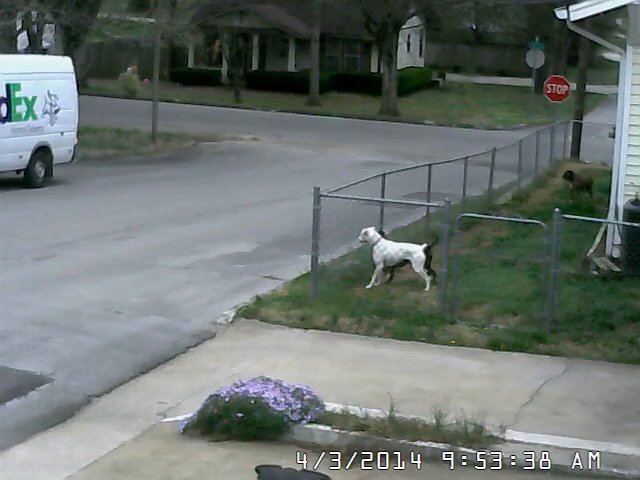
#> input picture frame 182 of lecture_3/03_image_sequences/input/Sometimes Security Cameras catch a gem.mp4, 640 x 480 px
$ python 4_video_processing.py
#> lines starting #> are read from the running program, lines starting #| are printed output that depends on the picture; after the words box and inside, x2 and y2 are one past the last pixel; in counts of white or black regions, pixels touching at a corner belong together
### lecture_3/03_image_sequences/src/lsdp_tools.py
import cv2

class FrameIterator():
    def __init__(self, filename):
        self.cap = cv2.VideoCapture(filename)
        assert self.cap.isOpened(), "Could not open video stream."

    def frame_generator(self):
        # Define a generator that yields frames from the video
        while(1):
            ret, frame = self.cap.read()
            if ret is not True:
                break
            yield frame
        self.cap.release()

### lecture_3/03_image_sequences/src/4_video_processing.py
import numpy as np
import cv2 as cv
import matplotlib.pyplot as plt
from lsdp_tools import FrameIterator


# [4 lines left out: function draw_points, not called in this run]


def add_frame_counter(frame, counter, org, font, font_scale, color, thickness):
    """Add a frame counter as text to the frame."""
    return cv.putText(frame, "%d" % counter, org, font, font_scale, color, thickness, cv.LINE_AA)


def extract_colors(frame, points):
    """Extract RGB color values for the given points in the frame."""
    return [frame[point[1], point[0]].tolist() for point in points]


def motion_detector_acc(frame, accumulator_image, frame_count):
    """Detect motion by comparing the current frame with the average of earlier frames."""
    if accumulator_image is None:
        accumulator_image = np.zeros_like(frame, dtype=np.float32)

    # Add the current frame to the accumulator
    accumulator_image += frame.astype(np.float32)

    # Ensure frame_count is at least 1 to avoid division by zero
    frame_count = max(frame_count, 1)

    # Calculate the mean image (divide by frame_count to average)
    mean_image = accumulator_image / frame_count

    # Convert mean image to uint8 for visualization
    mean_image_uint8 = np.clip(mean_image, 0, 255).astype(np.uint8)

    # Calculate absolute difference
    diff = cv.absdiff(frame, mean_image_uint8)
    diff = cv.cvtColor(diff, cv.COLOR_BGR2GRAY)

    return diff, accumulator_image


def motion_detector_ewma(frame, ewma_image, alpha=0.05):
    """Detect motion using an Exponentially Weighted Moving Average (EWMA)."""
    if ewma_image is None:
        ewma_image = frame.astype(np.float32)  # Initialize with first frame

    # Update EWMA using the current frame
    ewma_image = alpha * frame.astype(np.float32) + (1 - alpha) * ewma_image

    # Convert EWMA image to uint8 for visualization
    ewma_image_uint8 = np.clip(ewma_image, 0, 255).astype(np.uint8)

    # Calculate absolute difference
    diff = cv.absdiff(frame, ewma_image_uint8)
    diff = cv.cvtColor(diff, cv.COLOR_BGR2GRAY)

    return diff, ewma_image


def motion_detector_mog2(frame, mog2_subtractor):
    """Detect motion using the BackgroundSubtractorMOG2 method."""
    if mog2_subtractor is None:
        mog2_subtractor = cv.createBackgroundSubtractorMOG2(history=500, varThreshold=16, detectShadows=True)

    # Apply background subtraction to get foreground mask
    fg_mask = mog2_subtractor.apply(frame)

    # Retrieve the estimated background image
    bg_image = mog2_subtractor.getBackgroundImage()

    # Ensure background image is not None before converting
    if bg_image is None:
        bg_image = np.zeros_like(frame, dtype=np.uint8)

    return bg_image, fg_mask, mog2_subtractor

# Try to track the car using the meanshift algorithm from OpenCV. Histogram backprojection can be used to locate the colours that matches the car.
# def track_car_meanshift_histogram_backprojection

# [34 lines left out: function visualize_color_changes, not called in this run]


def process_frames(video_path, bg_points, fg_points, output_path, show_video=True):
    """Process video frames, draw points, extract colors, and handle user input."""
#> called with bg_points = array of shape (2, 2), fg_points = array of shape (2, 2), output_path = '../output/ex01stillimage.png', show_video = False
    fi = FrameIterator(video_path)
    generator = fi.frame_generator()
    total_frames = int(cv.VideoCapture(video_path).get(cv.CAP_PROP_FRAME_COUNT))

    accumulator_image = None
    ewma_image = None
    mog2_subtractor = None

    # Font settings
    font = cv.FONT_HERSHEY_SIMPLEX
    org = (50, 50)
    font_scale = 1
    color = (255, 0, 0)
    thickness = 2

    counter = 0
    bg_colors_over_time = []
    fg_colors_over_time = []

    for frame in generator:
        counter += 1

        # Extract colors for background and foreground points
        bg_colors = extract_colors(frame, bg_points)
        fg_colors = extract_colors(frame, fg_points)
        bg_colors_over_time.append(bg_colors)
        fg_colors_over_time.append(fg_colors)

        diff_acc, accumulator_image = motion_detector_acc(frame, accumulator_image, counter)
        normalized_accumulator_image = (accumulator_image / total_frames).astype(np.uint8)
        diff_ewma, ewma_image = motion_detector_ewma(frame, ewma_image, alpha=0.05)
        mean_mog2, diff_mog2, mog2_subtractor = motion_detector_mog2(frame, mog2_subtractor)

        # Define kernel for dilation (smaller to reduce exaggeration)
        small_kernel = np.ones((3, 3), np.uint8)
        big_kernel = np.ones((5, 5), np.uint8)

        # Binarize the difference images with a higher threshold
        _, bin_diff_acc = cv.threshold(diff_acc, 60, 255, cv.THRESH_BINARY)   # Increased from 30 to 60
        _, bin_diff_ewma = cv.threshold(diff_ewma, 30, 255, cv.THRESH_BINARY)
        _, bin_diff_mog2 = cv.threshold(diff_mog2, 125, 255, cv.THRESH_BINARY)

        # Dilate with fewer iterations to reduce exaggeration
        dilated_diff_acc = cv.dilate(bin_diff_acc, small_kernel, iterations=2)
        dilated_diff_ewma = cv.dilate(bin_diff_ewma, big_kernel, iterations=2)
        dilated_diff_mog2 = cv.dilate(bin_diff_mog2, small_kernel, iterations=1)

        if counter == total_frames:
            plt.figure(figsize=(10, 8))

            # Accumulator-based Method
            plt.subplot(3, 2, 1)
            plt.imshow(cv.cvtColor(normalized_accumulator_image, cv.COLOR_BGR2RGB))
            plt.title("Accumulator Image")

            plt.subplot(3, 2, 2)
            plt.imshow(dilated_diff_acc, cmap='gray')
            plt.title("Exaggerated Diff (Acc)")

            # EWMA Method
            plt.subplot(3, 2, 3)
            plt.imshow(cv.cvtColor(ewma_image.astype(np.uint8), cv.COLOR_BGR2RGB))
            plt.title("EWMA Image")

            plt.subplot(3, 2, 4)
            plt.imshow(dilated_diff_ewma, cmap='gray')
            plt.title("Exaggerated Diff (EWMA)")

            # MOG2 Background Subtraction
            plt.subplot(3, 2, 5)
            plt.imshow(cv.cvtColor(mean_mog2, cv.COLOR_BGR2RGB))
            plt.title("Background Model (MOG2)")

            plt.subplot(3, 2, 6)
            plt.imshow(dilated_diff_mog2, cmap='gray')
            plt.title("Exaggerated Diff (MOG2)")

            plt.tight_layout()
            plt.show()


        if show_video:
            # Draw background and foreground points
            draw_points(frame, bg_points, (0, 255, 255))
            draw_points(frame, fg_points, (255, 255, 0))

            # Add frame counter
            frame = add_frame_counter(frame, counter, org, font, font_scale, color, thickness)

            # Display the frame
            cv.imshow('frame', frame)
            k = cv.waitKey(30) & 0xff
            if k == 27:  # Exit on 'ESC'
                break
            elif k == ord('s'):  # Save frame on 's'
                cv.imwrite(output_path, frame)
        else:
            print(f"Processing frame {counter} / {total_frames}")
#> this loop made 30 passes
#> (bg_colors, fg_colors) on passes 1 to 10: ([[224, 171, 183], [33, 57, 28]], [[93, 94, 89], [248, 243, 234]]), ([[224, 171, 183], [33, 57, 28]], [[93, 94, 89], [247, 242, 233]]), ([[227, 172, 182], [33, 57, 28]], [[93, 94, 89], [247, 242, 233]]), ([[227, 172, 182], [33, 57, 28]], [[93, 94, 89], [247, 242, 233]]), ([[227, 172, 182], [33, 57, 28]], [[93, 94, 89], [250, 242, 236]]), ([[227, 172, 182], [33, 57, 28]], [[93, 94, 89], [251, 243, 239]]), ([[227, 172, 182], [33, 57, 28]], [[93, 94, 89], [251, 243, 239]]), ([[228, 174, 181], [33, 57, 28]], [[93, 94, 89], [252, 244, 240]]), ([[228, 170, 181], [35, 59, 30]], [[85, 89, 82], [252, 244, 240]]), ([[228, 170, 181], [35, 59, 30]], [[85, 89, 82], [252, 244, 240]])
#| Processing frame 1 / 1825
#| Processing frame 2 / 1825
#| Processing frame 3 / 1825
#| Processing frame 4 / 1825
#| Processing frame 5 / 1825
#| Processing frame 6 / 1825
#| Processing frame 7 / 1825
#| Processing frame 8 / 1825
#> (further printed lines are left out)
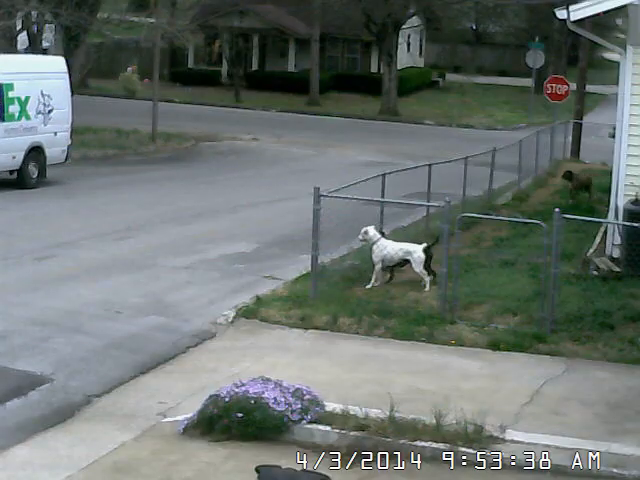
#> input picture frame 183 of lecture_3/03_image_sequences/input/Sometimes Security Cameras catch a gem.mp4, 640 x 480 px
#> after the loop:
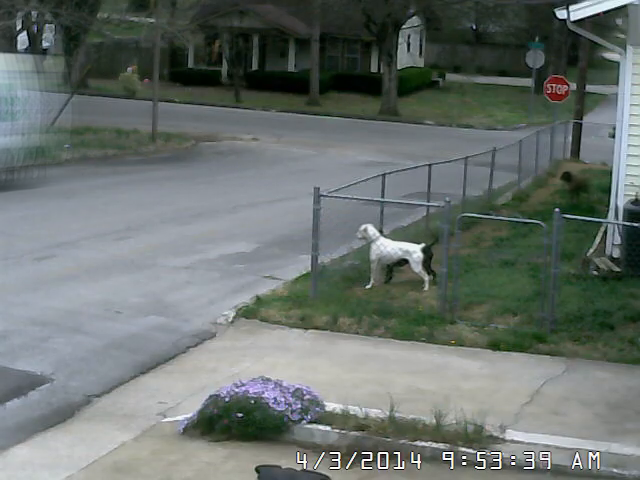
#> accumulator_image: shape (480, 640, 3) float32; mean B, G, R 3311.5, 3423.9, 3181.3; drawn with min black and max white
#> after the loop:
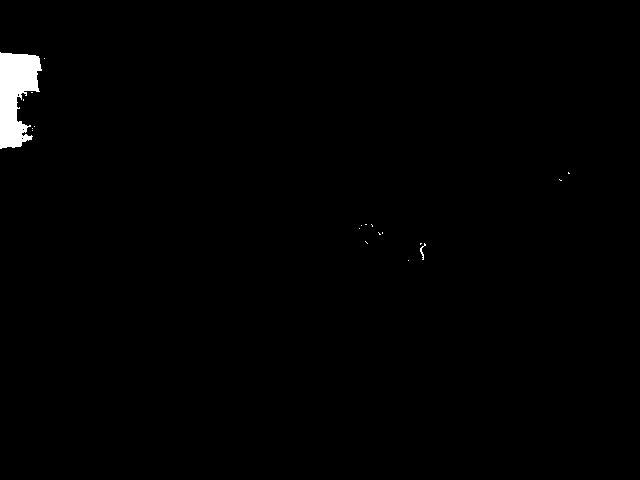
#> bin_diff_acc: shape (480, 640); 0.9% white; 19 white regions (17 under 20 px), largest, box (x1, y1, x2, y2) and area: (0, 52, 42, 149) 2691, (420, 243, 426, 260) 31
#> after the loop:
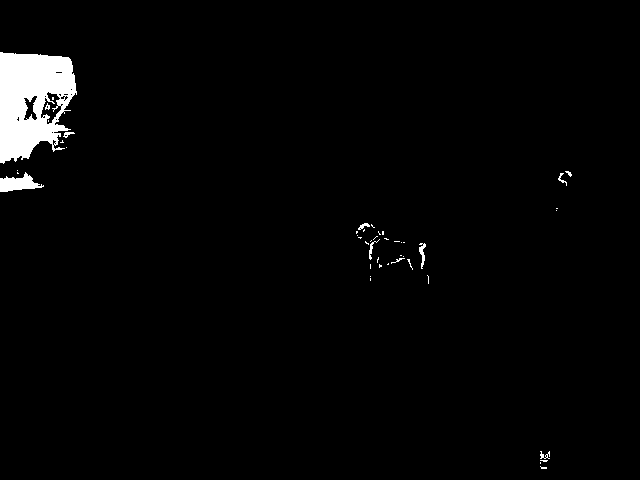
#> bin_diff_ewma: shape (480, 640); 2.3% white; 46 white regions (35 under 20 px), largest, box (x1, y1, x2, y2) and area: (0, 52, 77, 164) 6062, (0, 172, 44, 192) 479, (419, 243, 426, 269) 87
#> after the loop:
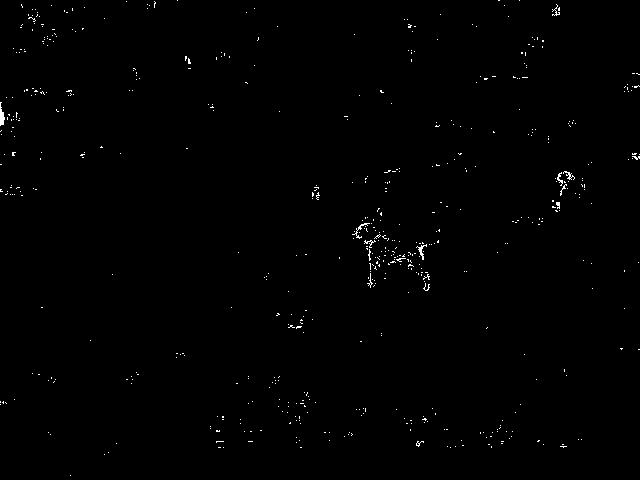
#> bin_diff_mog2: shape (480, 640); 0.53% white in thin lines or dots
#> after the loop:
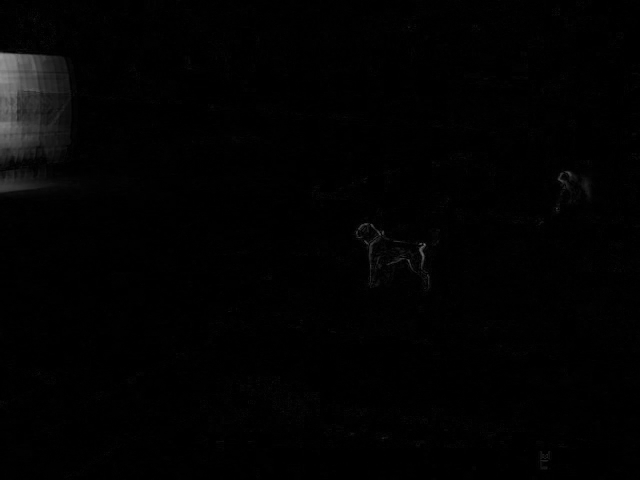
#> diff_acc: shape (480, 640); min 0, max 152, mean 2.4
#> after the loop:
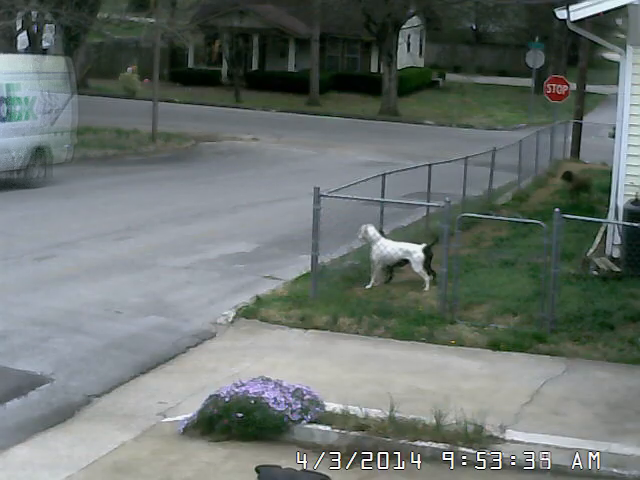
#> mean_mog2: shape (480, 640, 3); mean B, G, R 111.1, 114.7, 106.5
#> after the loop, bg_colors_over_time = 30 items; counter = 30; fg_colors_over_time = 30 items

    if show_video:
        cv.destroyAllWindows()

    # Visualize color changes over time
    visualize_color_changes(bg_colors_over_time, fg_colors_over_time)


if __name__ == "__main__":
    video_path = 'lecture_3/03_image_sequences/input/Sometimes Security Cameras catch a gem.mp4'
    bg_points = np.array([[273, 395], [600, 311]])
    fg_points = np.array([[156, 102], [388, 248]])
    output_path = "../output/ex01stillimage.png"

    # Set show_video to False to process in the background
    process_frames(video_path, bg_points, fg_points, output_path, show_video=False)

$ run again, starting later in the video
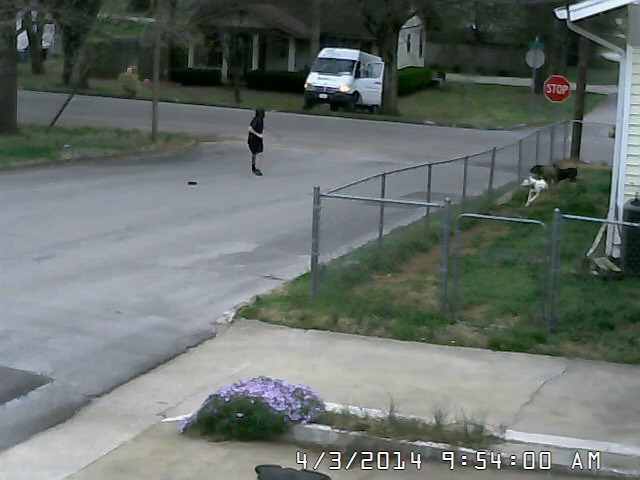
#> input picture frame 821 of lecture_3/03_image_sequences/input/Sometimes Security Cameras catch a gem.mp4, 640 x 480 px
#> the loop in process_frames, `for frame in generator:` made 30 passes
#> (bg_colors, fg_colors) on passes 1 to 7: ([[226, 169, 177], [33, 60, 31]], [[83, 84, 77], [62, 84, 62]]), ([[226, 172, 179], [36, 60, 31]], [[83, 84, 77], [57, 86, 61]]), ([[226, 172, 179], [36, 60, 31]], [[83, 84, 77], [57, 86, 61]]), ([[226, 172, 179], [36, 60, 31]], [[83, 84, 77], [57, 86, 61]]), ([[226, 168, 179], [37, 61, 32]], [[87, 88, 81], [57, 86, 61]]), ([[226, 168, 179], [37, 61, 32]], [[87, 88, 81], [57, 86, 61]]), ([[226, 168, 179], [37, 61, 32]], [[87, 88, 81], [57, 86, 61]])
#> (printed output is left out)
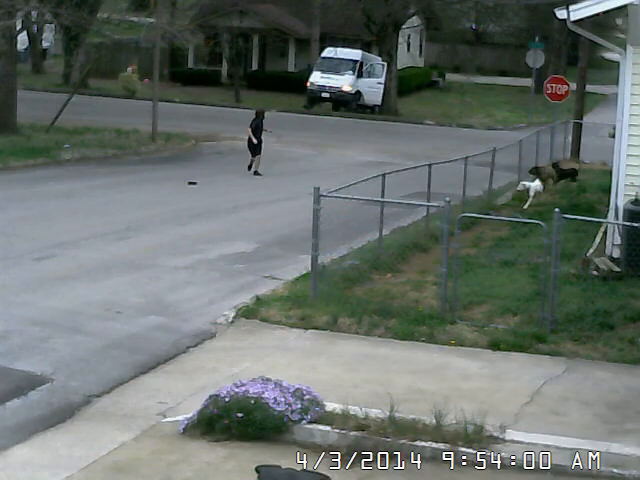
#> input picture frame 822 of lecture_3/03_image_sequences/input/Sometimes Security Cameras catch a gem.mp4, 640 x 480 px
#> after the loop in process_frames, `for frame in generator:`:
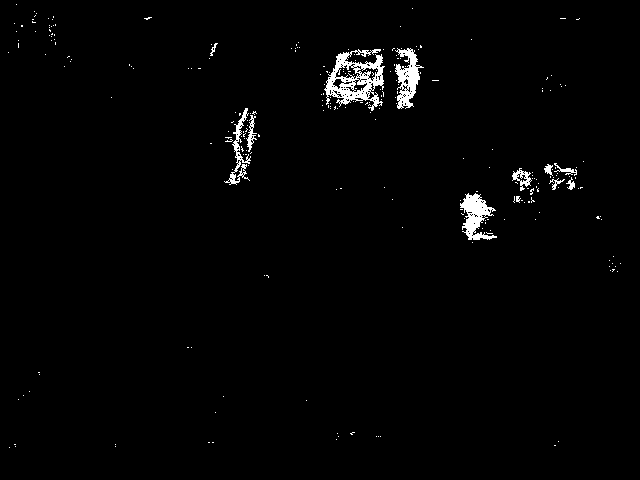
#> bin_diff_mog2: shape (480, 640); 1.6% white; 253 white regions (241 under 20 px), largest, box (x1, y1, x2, y2) and area: (324, 49, 385, 111) 1665, (460, 193, 497, 240) 865, (395, 48, 424, 109) 860
#> after the loop in process_frames, `for frame in generator:`: bg_colors_over_time = 30 items; counter = 30; fg_colors_over_time = 30 items

$ run again, starting later in the video
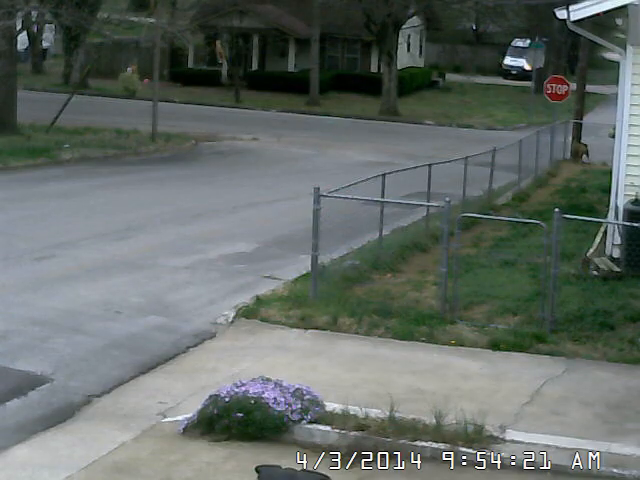
#> input picture frame 1460 of lecture_3/03_image_sequences/input/Sometimes Security Cameras catch a gem.mp4, 640 x 480 px
#> the loop in process_frames, `for frame in generator:` made 30 passes
#> (bg_colors, fg_colors) on passes 1 to 7: ([[222, 167, 179], [29, 58, 31]], [[78, 79, 72], [63, 82, 56]]), ([[222, 167, 179], [29, 58, 31]], [[78, 79, 72], [63, 82, 56]]), ([[222, 167, 179], [29, 58, 31]], [[78, 79, 72], [63, 82, 56]]), ([[219, 164, 176], [29, 58, 31]], [[78, 79, 72], [63, 82, 56]]), ([[219, 164, 176], [29, 58, 31]], [[78, 79, 72], [63, 82, 56]]), ([[219, 164, 176], [29, 58, 31]], [[78, 79, 72], [63, 82, 56]]), ([[220, 162, 175], [30, 59, 32]], [[82, 83, 76], [63, 82, 56]])
#> (printed output is left out)
#> after the loop in process_frames, `for frame in generator:`:
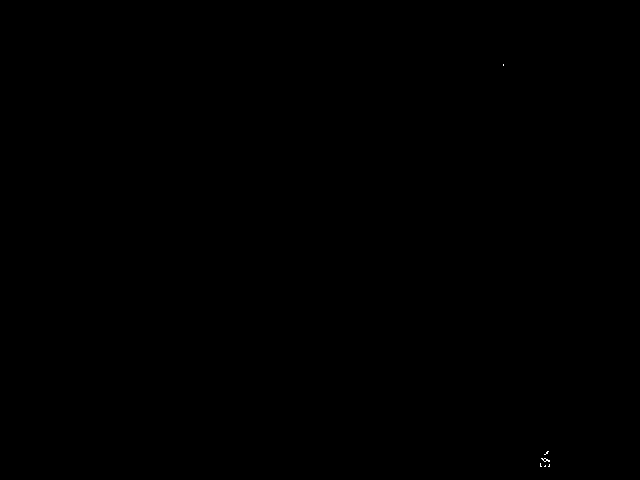
#> bin_diff_acc: shape (480, 640); 0.01% white in thin lines or dots, all inside (x1, y1, x2, y2) = (503, 64, 550, 467)
#> after the loop in process_frames, `for frame in generator:`:
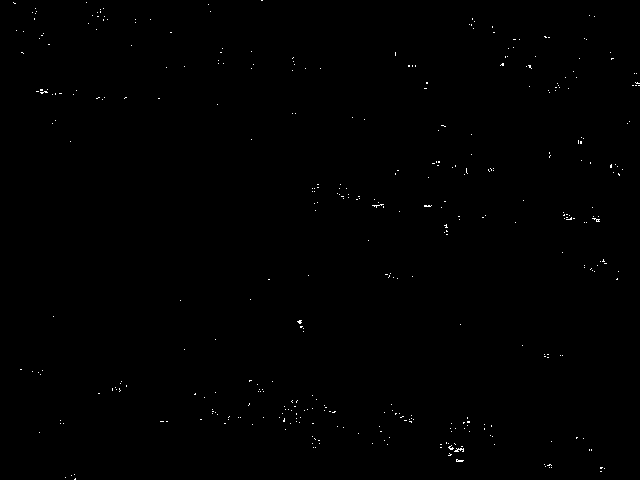
#> bin_diff_mog2: shape (480, 640); 0.25% white in thin lines or dots
#> after the loop in process_frames, `for frame in generator:`: bg_colors_over_time = 30 items; counter = 30; fg_colors_over_time = 30 items
